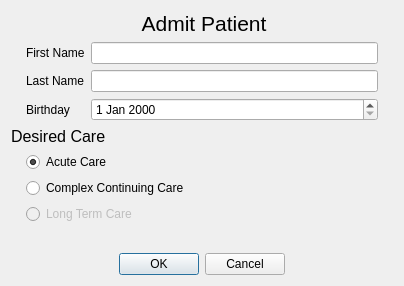
<?xml version="1.0" encoding="UTF-8"?>
<ui version="4.0">
 <class>AddPatientToBedForm</class>
 <widget class="QDialog" name="AddPatientToBedForm">
  <property name="geometry">
   <rect>
    <x>0</x>
    <y>0</y>
    <width>404</width>
    <height>286</height>
   </rect>
  </property>
  <property name="minimumSize">
   <size>
    <width>404</width>
    <height>286</height>
   </size>
  </property>
  <property name="maximumSize">
   <size>
    <width>404</width>
    <height>286</height>
   </size>
  </property>
  <property name="windowTitle">
   <string>Add Patient To Facility</string>
  </property>
  <layout class="QGridLayout" name="gridLayout_3">
   <item row="0" column="0">
    <layout class="QGridLayout" name="gridLayout_2">
     <item row="2" column="0">
      <layout class="QGridLayout" name="gridLayout">
       <property name="leftMargin">
        <number>15</number>
       </property>
       <property name="rightMargin">
        <number>15</number>
       </property>
       <item row="1" column="0">
        <widget class="QLabel" name="label_2">
         <property name="text">
          <string>Last Name</string>
         </property>
        </widget>
       </item>
       <item row="0" column="1">
        <widget class="QLineEdit" name="lineEdit"/>
       </item>
       <item row="1" column="1">
        <widget class="QLineEdit" name="lineEdit_2"/>
       </item>
       <item row="2" column="1">
        <widget class="QDateEdit" name="dateEdit"/>
       </item>
       <item row="2" column="0">
        <widget class="QLabel" name="label_3">
         <property name="text">
          <string>Birthday</string>
         </property>
        </widget>
       </item>
       <item row="0" column="0">
        <widget class="QLabel" name="label">
         <property name="text">
          <string>First Name</string>
         </property>
        </widget>
       </item>
      </layout>
     </item>
     <item row="3" column="0">
      <widget class="QLabel" name="label_5">
       <property name="font">
        <font>
         <pointsize>12</pointsize>
        </font>
       </property>
       <property name="text">
        <string>Desired Care</string>
       </property>
      </widget>
     </item>
     <item row="5" column="0">
      <spacer name="verticalSpacer">
       <property name="orientation">
        <enum>Qt::Vertical</enum>
       </property>
       <property name="sizeHint" stdset="0">
        <size>
         <width>20</width>
         <height>40</height>
        </size>
       </property>
      </spacer>
     </item>
     <item row="4" column="0">
      <layout class="QVBoxLayout" name="verticalLayout">
       <property name="leftMargin">
        <number>15</number>
       </property>
       <item>
        <widget class="QRadioButton" name="radioButton">
         <property name="text">
          <string>Acute Care</string>
         </property>
         <property name="checked">
          <bool>true</bool>
         </property>
        </widget>
       </item>
       <item>
        <widget class="QRadioButton" name="radioButton_2">
         <property name="text">
          <string>Complex Continuing Care</string>
         </property>
        </widget>
       </item>
       <item>
        <widget class="QRadioButton" name="radioButton_3">
         <property name="enabled">
          <bool>false</bool>
         </property>
         <property name="text">
          <string>Long Term Care</string>
         </property>
         <property name="checkable">
          <bool>false</bool>
         </property>
        </widget>
       </item>
      </layout>
     </item>
     <item row="8" column="0">
      <layout class="QHBoxLayout" name="horizontalLayout_2">
       <item>
        <spacer name="horizontalSpacer_2">
         <property name="orientation">
          <enum>Qt::Horizontal</enum>
         </property>
         <property name="sizeHint" stdset="0">
          <size>
           <width>40</width>
           <height>20</height>
          </size>
         </property>
        </spacer>
       </item>
       <item>
        <widget class="QDialogButtonBox" name="buttonBox">
         <property name="orientation">
          <enum>Qt::Horizontal</enum>
         </property>
         <property name="standardButtons">
          <set>QDialogButtonBox::Cancel|QDialogButtonBox::Ok</set>
         </property>
        </widget>
       </item>
       <item>
        <spacer name="horizontalSpacer">
         <property name="orientation">
          <enum>Qt::Horizontal</enum>
         </property>
         <property name="sizeHint" stdset="0">
          <size>
           <width>40</width>
           <height>20</height>
          </size>
         </property>
        </spacer>
       </item>
      </layout>
     </item>
     <item row="1" column="0">
      <layout class="QHBoxLayout" name="horizontalLayout_3">
       <item>
        <spacer name="horizontalSpacer_3">
         <property name="orientation">
          <enum>Qt::Horizontal</enum>
         </property>
         <property name="sizeHint" stdset="0">
          <size>
           <width>40</width>
           <height>20</height>
          </size>
         </property>
        </spacer>
       </item>
       <item>
        <widget class="QLabel" name="label_4">
         <property name="font">
          <font>
           <pointsize>16</pointsize>
          </font>
         </property>
         <property name="text">
          <string>&lt;FACILITY NAME&gt; Admit Patient</string>
         </property>
        </widget>
       </item>
       <item>
        <spacer name="horizontalSpacer_4">
         <property name="orientation">
          <enum>Qt::Horizontal</enum>
         </property>
         <property name="sizeHint" stdset="0">
          <size>
           <width>40</width>
           <height>20</height>
          </size>
         </property>
        </spacer>
       </item>
      </layout>
     </item>
    </layout>
   </item>
  </layout>
 </widget>
 <resources/>
 <connections>
  <connection>
   <sender>buttonBox</sender>
   <signal>accepted()</signal>
   <receiver>AddPatientToBedForm</receiver>
   <slot>accept()</slot>
   <hints>
    <hint type="sourcelabel">
     <x>248</x>
     <y>254</y>
    </hint>
    <hint type="destinationlabel">
     <x>157</x>
     <y>274</y>
    </hint>
   </hints>
  </connection>
  <connection>
   <sender>buttonBox</sender>
   <signal>rejected()</signal>
   <receiver>AddPatientToBedForm</receiver>
   <slot>reject()</slot>
   <hints>
    <hint type="sourcelabel">
     <x>316</x>
     <y>260</y>
    </hint>
    <hint type="destinationlabel">
     <x>286</x>
     <y>274</y>
    </hint>
   </hints>
  </connection>
 </connections>
</ui>
